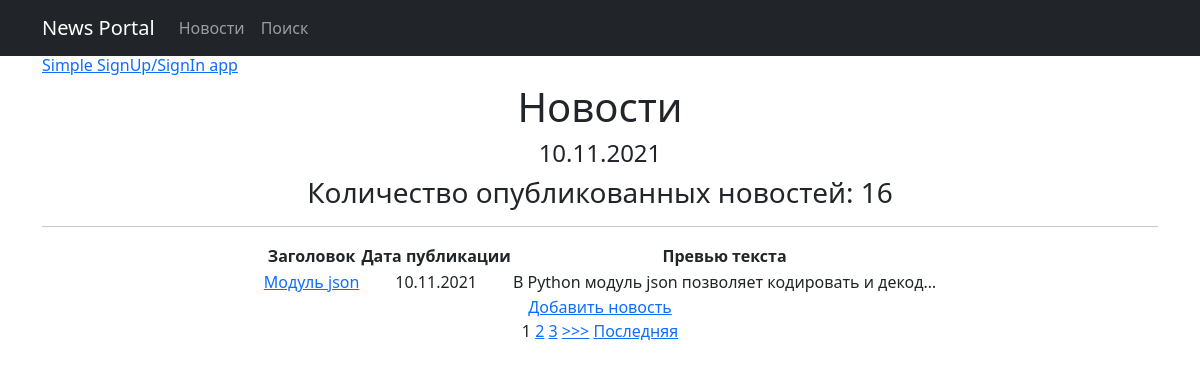
Page /news/ on the committed database.
### newapp/models.py (models this page shows, shortened)
class Post(models.Model):
    author = models.ForeignKey(Author, on_delete=models.CASCADE)
    ARTICLE = "AR"
    NEWS = "NE"
    TYPE = [
        (ARTICLE, "Статья"),
        (NEWS, "Новость")
    ]
    type = models.CharField(max_length=2, choices=TYPE, default=ARTICLE)
    timeCreation = models.DateTimeField(auto_now_add=True)
    categories = models.ManyToManyField(Category, through="PostCategory")
    title = models.CharField(max_length=128)
    text = models.TextField()
    rating = models.SmallIntegerField(default=0)

### newapp/views.py (the view)
# urls.py: path('', PostsList.as_view(), name='home'),
class PostsList(ListView):
    model = Post
    template_name = 'posts.html'
    context_object_name = 'posts'
    ordering = ['-timeCreation']
    paginate_by = 1
    def get_context_data(self, **kwargs):
        context = super().get_context_data(**kwargs)
        context['time_now'] = datetime.datetime.utcnow()
        context['posts_quantity'] = Post.objects.count()
        return context

### newapp/templatetags/custom_filters.py (called while the page is built)
@register.filter(name='censor')
def censor(value, arg):
    obscenity = ['блять']
    list_value = value.split()
    for i in range(len(list_value)):
        if list_value[i] in obscenity:
            list_value[i] = arg
    return " ".join(list_value)

### templates/posts.html (shortened to what this page needs)
{% extends 'default.html' %}
{% load custom_filters %}
{% block content %}
    <h1>Новости</h1>
    <h4>{{ time_now|date:"d.m.Y" }}</h4>
    <h3>Количество опубликованных новостей: {{ posts_quantity }}</h3>
    <hr>
    {% if posts %}
        <table class="mx-auto">
            <thead>
                <tr>
                    <th>Заголовок</th>
                    <th>Дата публикации</th>
                    <th>Превью текста</th>
                </tr>
            </thead>
        {% for post in posts %}
            <tr>
                <td><a href="{% url 'post_detail' post.id %}">{{ post.title|censor:"" }}</a></td>
                <td>{{ post.timeCreation|date:"d.m.Y" }}</td>
                <td>{{ post.text|truncatechars:50|censor:"" }}</td>
            </tr>
        {% endfor %}
        </table>
        <a href="{% url 'post_add' %}">Добавить новость</a><br>
        {% if is_paginated %}
            {% for num in page_obj.paginator.page_range %}
                {% if page_obj.number == num %}
                    <a>{{ num }}</a>
                {% elif num > page_obj.number|add:'-3' and num < page_obj.number|add:'3' %}
                    <a href="?page={{ num }}">{{ num }}</a>
                {% endif %}
            {% endfor %}
            {% if page_obj.has_next %}
                <a href="?page={{ page_obj.next_page_number }}">>>></a>
                <a href="?page={{ page_obj.paginator.num_pages }}">Последняя</a>
            {% endif %}
        {% endif %}
    {% else %}
        <h2>Новостей нет!</h2>
    {% endif %}
{% endblock content %}

### rows in the picture
Post: title|censor "Модуль json", timeCreation "10.11.2021", text|censor "В Python модуль json позволяет кодировать и декод…"

### other values in the picture
{{ time_now|date:"d.m.Y" }} "10.11.2021"
{{ posts_quantity }} "16"
{{ num }} "1"
{{ num }} "2" "3"
